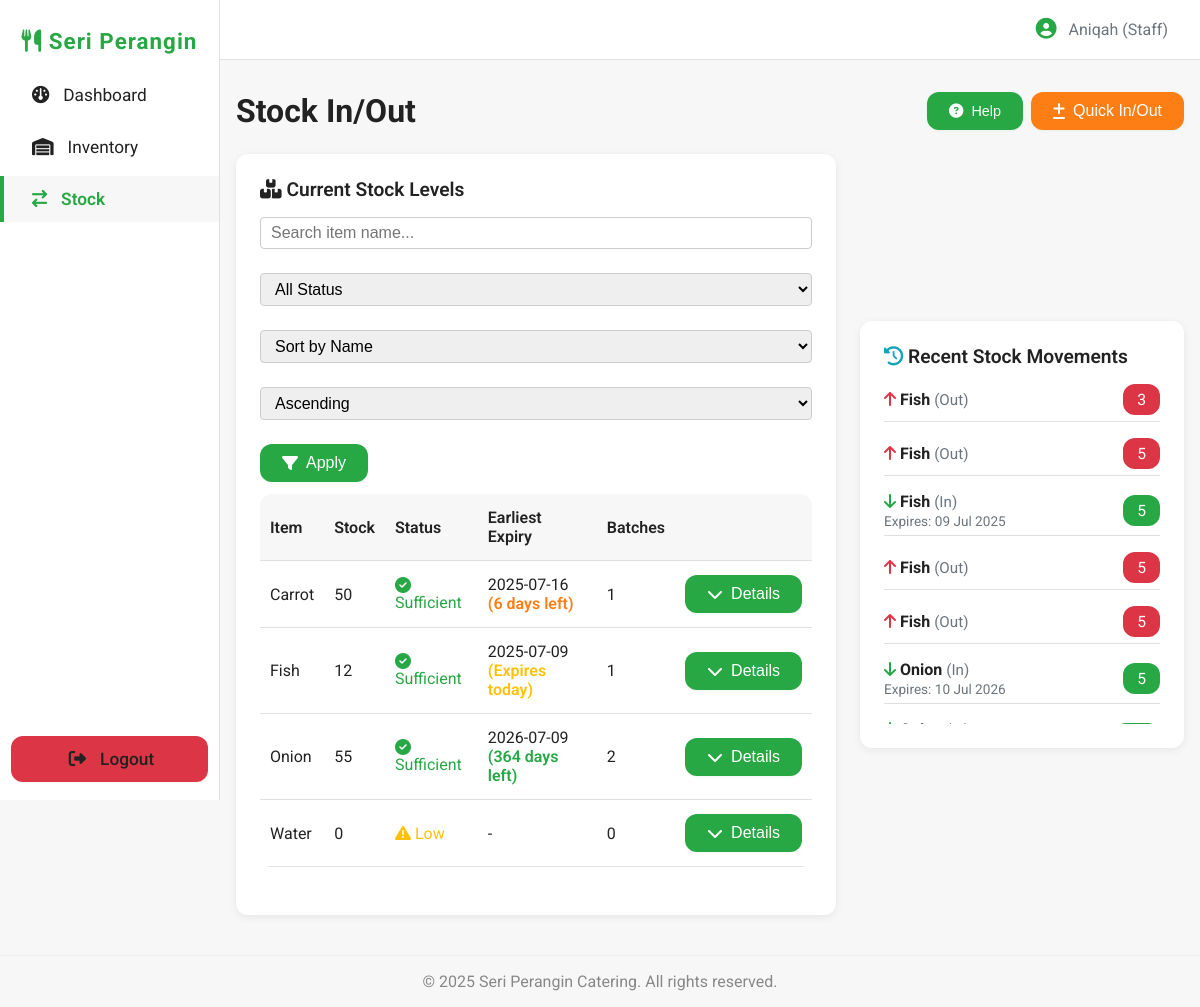
Page /stock.php (signed in) on the committed database.
### tables this page shows
CREATE TABLE `inventory` (
  `item_id` int NOT NULL,
  `item_name` varchar(100) NOT NULL,
  `category` varchar(50) NOT NULL,
  `unit` varchar(20) NOT NULL,
  `created_at` timestamp NULL DEFAULT CURRENT_TIMESTAMP,
  `image_path` varchar(255) DEFAULT NULL
);

CREATE TABLE `stock_logs` (
  `log_id` int NOT NULL,
  `item_id` int NOT NULL,
  `type` enum('in','out') NOT NULL,
  `quantity` int NOT NULL,
  `batch_expiry_date` date DEFAULT NULL,
  `log_date` timestamp NULL DEFAULT CURRENT_TIMESTAMP,
  `user_id` int DEFAULT NULL
);

### stock.php (the view, shortened to what this page needs)
<?php
include 'includes/navbar.php';
require_once 'includes/db.php';
$sort = isset($_GET['sort']) ? $_GET['sort'] : 'item_name';
$order = (isset($_GET['order']) && strtoupper($_GET['order']) === 'DESC') ? 'DESC' : 'ASC';
$stock_sql = "SELECT
  i.item_id,
  i.item_name,
  IFNULL(SUM(CASE WHEN s.type = 'in' AND (s.batch_expiry_date IS NULL OR s.batch_expiry_date >= CURDATE()) THEN s.quantity WHEN s.type = 'out' THEN -s.quantity ELSE 0 END), 0) AS stock_level,
  MIN(CASE WHEN s.type = 'in' AND s.batch_expiry_date >= CURDATE() THEN s.batch_expiry_date END) AS earliest_expiry
FROM inventory i
LEFT JOIN stock_logs s ON i.item_id = s.item_id
";
$stock_sql .= "GROUP BY i.item_id, i.item_name\nORDER BY $sort $order";
$result2 = mysqli_query($conn, $stock_sql);
$stock_levels = [];
if ($result2) {
  while ($row = mysqli_fetch_assoc($result2)) {
    $stock_levels[$row['item_id']] = $row;
  }
}
$logs = [];
$result3 = mysqli_query($conn, "SELECT s.*, u.username, i.item_name FROM stock_logs s LEFT JOIN users u ON s.user_id = u.user_id LEFT JOIN inventory i ON s.item_id = i.item_id ORDER BY s.log_date DESC LIMIT 12");
if ($result3) {
  while ($row = mysqli_fetch_assoc($result3)) {
    $logs[] = $row;
  }
}
$batch_details = [];
$batch_sql = "SELECT i.item_id, s.batch_expiry_date, SUM(CASE WHEN s.type = 'in' THEN s.quantity WHEN s.type = 'out' THEN -s.quantity ELSE 0 END) AS batch_quantity, MIN(s.log_date) as stock_in_date
FROM inventory i
LEFT JOIN stock_logs s ON i.item_id = s.item_id
WHERE s.batch_expiry_date IS NOT NULL
GROUP BY i.item_id, s.batch_expiry_date
HAVING batch_quantity > 0
ORDER BY i.item_id, s.batch_expiry_date ASC";
$res_batch = mysqli_query($conn, $batch_sql);
if ($res_batch) {
  while ($row = mysqli_fetch_assoc($res_batch)) {
    $batch_details[$row['item_id']][] = $row;
  }
}
?>
<main style="margin-left:220px; padding:32px 16px 16px 16px; background:var(--bg); min-height:100vh;">
  <div class="flex flex-between mb-3" style="align-items:center; flex-wrap:wrap; gap:16px;">
    <h1 style="font-size:2rem; font-weight:700;">Stock In/Out</h1>
    <div style="display:flex; gap:8px;">
      <button class="btn btn-info" id="helpBtn" style="font-size:0.9rem;">
        <i class="fa-solid fa-question-circle"></i> Help
      </button>
      <button class="btn btn-accent" id="quickStockBtn"><i class="fa-solid fa-plus-minus"></i> Quick In/Out</button>
    </div>
  </div>
  <div class="flex flex-between" style="gap:24px; flex-wrap:wrap;">
    <div class="card shadow" style="flex:2; min-width:320px;">
      <h2 class="mb-2" style="font-size:1.2rem; font-weight:600;"><i class="fa-solid fa-boxes-stacked text-primary"></i>
        Current Stock Levels</h2>
      <form method="get" style="margin-bottom:12px; display:flex; gap:12px; flex-wrap:wrap; align-items:center;">
        <input type="text" name="search" placeholder="Search item name..."
          value="<?php echo isset($_GET['search']) ? htmlspecialchars($_GET['search']) : ''; ?>"
          style="padding:6px 10px; border-radius:4px; border:1px solid #ccc; min-width:160px;">
        <select name="status" style="padding:6px 10px; border-radius:4px; border:1px solid #ccc;">
          <option value="">All Status</option>
        </select>
        <select name="sort" style="padding:6px 10px; border-radius:4px; border:1px solid #ccc;">
          <option value="item_name" <?php if (!isset($_GET['sort']) || $_GET['sort'] === 'item_name')
            echo 'selected'; ?>>
            Sort by Name</option>
        </select>
        <select name="order" style="padding:6px 10px; border-radius:4px; border:1px solid #ccc;">
          <option value="ASC" <?php if (!isset($_GET['order']) || $_GET['order'] === 'ASC')
            echo 'selected'; ?>>Ascending
          </option>
        </select>
        <button type="submit" class="btn btn-primary"><i class="fa-solid fa-filter"></i> Apply</button>
      </form>
      <div style="overflow-x:auto;">
        <table class="table" id="stockTable">
          <thead>
            <tr>
              <th>Item</th>
              <th>Stock</th>
              <th>Status</th>
              <th>Earliest Expiry</th>
              <th>Batches</th>
              <th></th>
            </tr>
          </thead>
          <tbody>
            <?php foreach ($stock_levels as $row): ?>
              <?php
              $status = 'Sufficient';
              $statusClass = 'text-success';
              $icon = 'fa-circle-check';
              if ($row['stock_level'] < 10) {
                $status = 'Low';
                $statusClass = 'text-warning';
                $icon = 'fa-triangle-exclamation';
              }
              $item_id = $row['item_id'];
              $batch_count = isset($batch_details[$item_id]) ? count($batch_details[$item_id]) : 0;
              ?>
              <tr>
                <td><?php echo htmlspecialchars($row['item_name']); ?></td>
                <td><?php echo $row['stock_level']; ?></td>
                <td><i class="fa-solid <?php echo $icon; ?> <?php echo $statusClass; ?>"></i> <span
                    class="<?php echo $statusClass; ?>"><?php echo $status; ?></span></td>
                <td>
                  <?php
                  if ($row['earliest_expiry']) {
                    $expiry_date = new DateTime($row['earliest_expiry']);
                    $today = new DateTime();
                    $diff = $today->diff($expiry_date);
                    $days_until = $diff->invert ? -$diff->days : $diff->days;
                    if ($days_until < 0) {
                      echo htmlspecialchars($row['earliest_expiry']) . ' <span style="color: #dc3545; font-weight: 600;">(Expired ' . abs($days_until) . ' days ago)</span>';
                    } elseif ($days_until == 0) {
                      echo htmlspecialchars($row['earliest_expiry']) . ' <span style="color: #ffc107; font-weight: 600;">(Expires today)</span>';
                    } elseif ($days_until <= 7) {
                      echo htmlspecialchars($row['earliest_expiry']) . ' <span style="color: #fd7e14; font-weight: 600;">(' . $days_until . ' days left)</span>';
                    } else {
                      echo htmlspecialchars($row['earliest_expiry']) . ' <span style="color: #28a745; font-weight: 600;">(' . $days_until . ' days left)</span>';
                    }
                  } else {
                    echo '-';
                  }
                  ?>
                </td>
                <td><?php echo $batch_count; ?></td>
                <td>
                  <button class="btn btn-sm btn-outline-secondary batch-details-btn"
                    data-item-id="<?php echo $item_id; ?>">
                    <i class="fa-solid fa-chevron-down"></i> Details
                  </button>
                </td>
              </tr>
            <?php endforeach; ?>
          </tbody>
        </table>
      </div>
    </div>
    <div class="card shadow" style="flex:1; min-width:280px; max-width:400px;">
      <h2 class="mb-2" style="font-size:1.2rem; font-weight:600;"><i
          class="fa-solid fa-clock-rotate-left text-info"></i> Recent Stock Movements</h2>
      <ul style="list-style:none; padding:0; max-height:340px; overflow-y:auto;">
        <?php foreach ($logs as $log): ?>
          <li class="flex flex-between mb-2"
            style="align-items:center; border-bottom:1px solid var(--border); padding-bottom:6px;">
            <div style="flex:1;">
              <div><i
                  class="fa-solid fa-<?php echo $log['type'] === 'in' ? 'arrow-down text-success' : 'arrow-up text-danger'; ?>"></i>
                <b><?php echo htmlspecialchars($log['item_name']); ?></b> <span class="text-muted"
                  style="font-size:0.95rem;">(<?php echo ucfirst($log['type']); ?>)</span>
              </div>
              <?php if ($log['type'] === 'in' && $log['batch_expiry_date']): ?>
                <div style="font-size:0.85rem; color: #6c757d; margin-top:2px;">
                  Expires: <?php echo date('d M Y', strtotime($log['batch_expiry_date'])); ?>
                </div>
              <?php endif; ?>
            </div>
            <span class="badge rounded <?php echo $log['type'] === 'in' ? 'bg-success' : 'bg-danger'; ?>"
              style="padding:6px 14px; font-size:0.98rem;"> <?php echo $log['quantity']; ?> </span>
          </li>
        <?php endforeach; ?>
      </ul>
    </div>
  </div>
</main>
<?php include 'includes/footer.php'; ?>
</body>
</html>

### assets/css/global.css (style rules this page uses)
* { box-sizing: border-box; margin: 0; padding: 0; }
.card { background: var(--card-bg); border-radius: var(--radius); box-shadow: var(--shadow); padding: 24px; margin-bottom: 24px; }
.btn { display: inline-flex; align-items: center; gap: 8px; background: var(--primary); color: #fff; border: none; border-radius: var(--radius); padding: 10px 22px; font-weight: 500; font-size: 1rem; cursor: pointer; transition: background 0.2s, box-shadow 0.2s; box-shadow: 0 1px 3px rgba(40,167,69,0.08); }
.btn-accent { background: var(--accent); }
input, select, textarea { border: 1.5px solid var(--border); border-radius: var(--radius); padding: 10px 14px; font-size: 1rem; margin-bottom: 12px; width: 100%; transition: border 0.2s, box-shadow 0.2s; }
.table { width: 100%; border-collapse: collapse; background: var(--card-bg); border-radius: var(--radius); overflow: hidden; margin-bottom: 24px; }
.table th, .table td { padding: 14px 10px; text-align: left; border-bottom: 1px solid var(--border); }
.table th { background: var(--bg); font-weight: 600; }
.text-success { color: var(--success); }
.text-danger { color: var(--danger); }
.text-warning { color: var(--warning); }
.text-info { color: var(--info); }
.text-muted { color: var(--muted); }
.bg-success { background: var(--success); color: #fff; }
.bg-danger { background: var(--danger); color: #fff; }
.rounded { border-radius: var(--radius); }
.shadow { box-shadow: var(--shadow); }
.flex { display: flex; }
.flex-between { display: flex; justify-content: space-between; align-items: center; }
.mb-2 { margin-bottom: 16px; }
.mb-3 { margin-bottom: 24px; }

### rows in the picture
inventory: item_name "Carrot", stock_level "50", status "Sufficient", earliest_expiry "2025-07-16", item_id "1"
inventory: item_name "Fish", stock_level "12", status "Sufficient", earliest_expiry "2025-07-09", item_id "1"
inventory: item_name "Onion", stock_level "55", status "Sufficient", earliest_expiry "2026-07-09", item_id "2"
inventory: item_name "Water", stock_level "0", status "Low", item_id "0"
stock_logs: item.item_name "Fish", type "Out", quantity "3"
stock_logs: item.item_name "Fish", type "Out", quantity "5"
stock_logs: item.item_name "Fish", type "In", batch_expiry_date "09 Jul 2025", quantity "5"
stock_logs: item.item_name "Fish", type "Out", quantity "5"
stock_logs: item.item_name "Fish", type "Out", quantity "5"
stock_logs: item.item_name "Onion", type "In", batch_expiry_date "10 Jul 2026", quantity "5"

### other values in the picture
$_SESSION['username'] "Aniqah"
$_SESSION['role'] "Staff"
